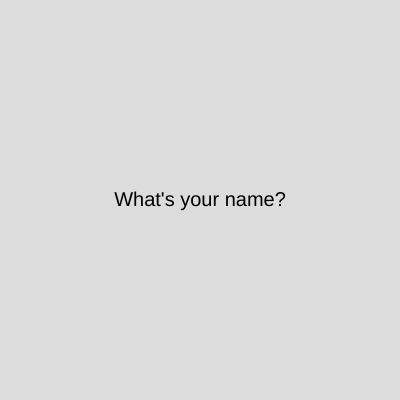
Frame 1 (no input)
Frame 60 (no input): identical to frame 1, image omitted
Frame 120 (the mouse pressed at the canvas centre since frame 60): identical to frame 1, image omitted

The p5.js sketch that drew this single still picture (run headless with seeded random() and noise() and a simulated clock; from frame 60 on, the mouse is pressed at the canvas centre):

// p5.js sketch
// ── sketch.js
/** 
 * A simple demonstration of asking for input from a user
 * and displaying it on the canvas.
 *
 * Jared Donovan 2019
 *
 */

let txtName;
let btnName;
let name = "";

function setup() {
  createCanvas(400, 400);

  textAlign(CENTER, CENTER);  
  textSize(20);
  
  // Set up the input elements for collecting names
  createElement("BR");
  createSpan("Tell me your name: ");
  txtName = createInput();
  createSpan(" ");
  btnName = createButton("OK");
  
  // Set the callback for when the button is pressed.
  btnName.mousePressed(nameSubmitted);  
}

function draw() {
  background(220);

  // By default, ask the user for their name.
  let msg = "What's your name?";
  
  if (name !== ""){
    // If a name has been given, then say hello to that person.
    msg = "Hello: " + name;
  }

  // Draw the message to the screen. 
  text(msg, width / 2, height / 2);
}

// Do something with the data provided by the user when the
// button is pressed. 
function nameSubmitted(){
  name = txtName.value();
  txtName.value("");
}

// ── style.css
html, body {
  margin: 0;
  padding: 0;
  background: rgb(51, 51, 51);
  color: white;
  font-family: "Helvetica", "Arial", sans-serif;
}
canvas {
  display: block;
}
